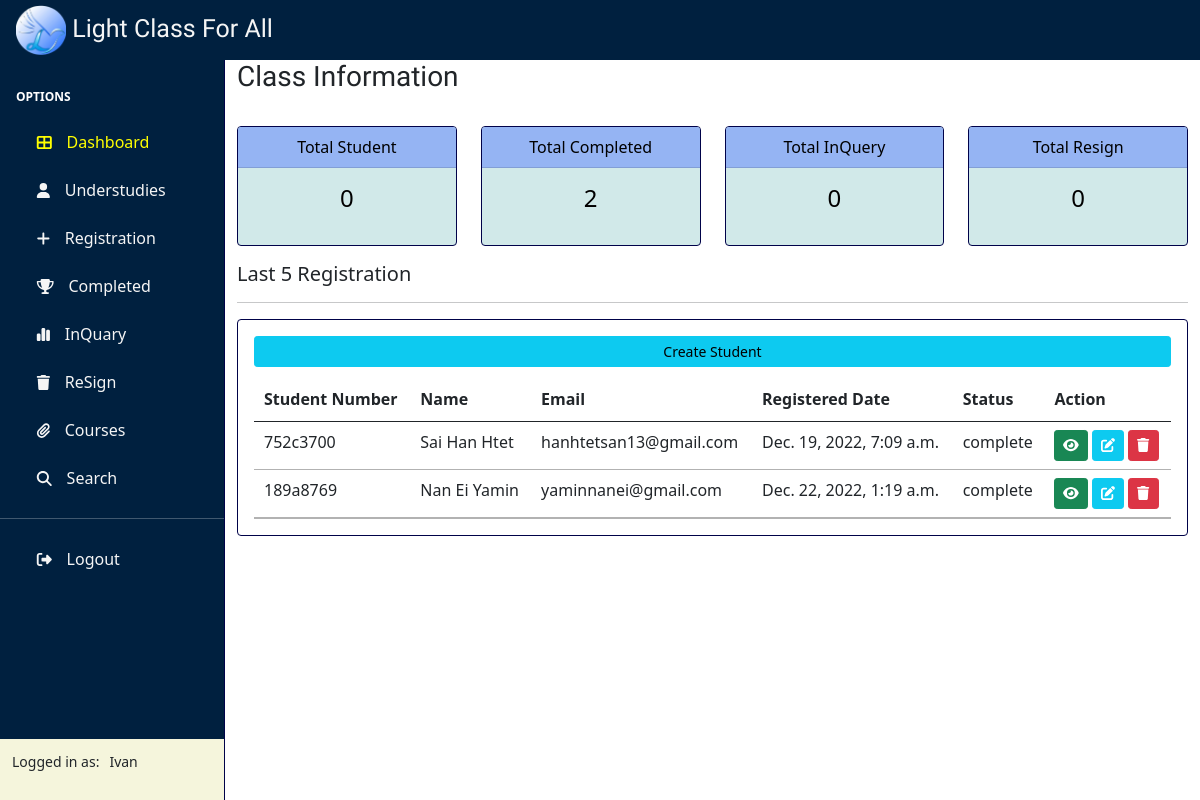
The app's page / (signed in) with its own data.
### Class/models.py (models this page shows, shortened)
class Student(models.Model):
    STATUS = (
        ('understudies','understudies'),
        ('complete','complete'),
        ('resign','resign'),
    )
    roll_id = models.CharField(max_length=10, unique=True)
    status = models.CharField(max_length=100,
                                choices=STATUS,
                                default='understudies')
    student = NameField(max_length=50,null=True)
    guardian = NameField(max_length=50,null=True)
    phone = models.CharField(max_length=50,null=True)
    guardian_ph = models.CharField(max_length=50,null=True)
    email = models.EmailField(null=True)
    address = models.CharField(max_length=50,null=True)
    subjects = models.ManyToManyField(Subject)
    course = models.ForeignKey(Course,null=True,on_delete=models.SET_NULL)
    date_created = models.DateTimeField(auto_now_add=True,null=True)
    class Meta:
        db_table = 'STUDENT'

### Class/views.py (the view)
# urls.py: path('',views.dashboard,name='Home'),
@login_required(login_url='Login')
def dashboard(request):
    student = Student.objects.all()
    lastStudent = Student.objects.order_by('-date_created').reverse()[:5]
    total_student = student.filter(status="understudies").count()
    total_complete = student.filter(status="complete").count()
    total_resign = student.filter(status="resign").count()
    inquery = Query.objects.all().count()
    context={
            'student': student,
            'total_student': total_student,
            'total_complete': total_complete,
            'total_resign': total_resign,
            'total_inquery': inquery,
            'last':lastStudent
    }
    return render(request,'Class/dashboard.html',context)

### templates/class/dashboard.html
{% extends 'Class/base.html' %}
{% block content %}
{% include 'Class/status.html' %}
<div class="row">
    <div class="col">
        <h5>Last 5 Registration</h5>
        <hr>
        <div class="card card-body">
            <a href="{% url 'Register' %}" class="btn btn-info btn-sm btn-block text-black">Create Student</a>
            {% if last %}
            <div class="table-responsive">
                <table class="table table-hover display-five">
                    <thead>
                        <tr>
                            <th>Student Number</th>
                            <th>Name</th>
                            <th>Email</th>
                            <th>Registered Date</th>
                            <th>Status</th>
                            <th>Action</th>
                        </tr>
                    </thead>
                    <tbody>
                        {% for student in last %}
                        <tr>
                            <td>{{student.roll_id}}</td>
                            <td style="text-transform: capitalize;">{{student.student}}</td>
                            <td>{{student.email}}</td>
                            <td>{{student.date_created}}</td>
                            <td>{{student.status}}</td>
                            <td><a href="{% url 'StudentInfo' student.id %}" class="btn btn-sm btn-success .origin text-white"><i class="fa-solid fa-eye"></i></a>
                                <a href="{% url 'UpdateStudent' student.id %}" class="btn btn-sm btn-info .origin text-white"><i class="fa-solid fa-pen-to-square"></i></a>
                                <a href="{% url 'DeleteStudent' student.id %}" class="btn btn-sm btn-danger .origin text-white"><i class="fa-solid fa-trash sb-nav-link-icon"></i></a>
                            </td>
                        </tr>
                        {% endfor %}
                    </tbody>
                </table>
            </div>
            {% else %}
            <h5>No Student Records</h5>
            {% endif %}
        </div>
    </div>
</div>
{% endblock content %}

### templates/class/sidebar.html
{% load static %}
<div class="sidebar" id="layoutSidenav_nav">
    <nav class="sb-sidenav" id="sidenavAccordion">
        <div class="sb-sidenav-menu">
            <div class="nav">
                <div class="sb-sidenav-menu-heading">Options</div>
                {% url 'Home' as dashboard_url %}
                <a class="nav-link  {% if request.path == dashboard_url %}active{% endif %}" href="{{dashboard_url}}">
                    <i class="fa-solid fa-table-cells-large sb-nav-link-icon"></i>
                    <span>Dashboard</span>
                </a>
                {% url 'Student' as student_url %}
                <a class="nav-link  {% if request.path == student_url %}active{% endif %}" href="{{student_url}}">
                    <i class="fa-solid fa-user sb-nav-link-icon"></i>
                    <span>understudies</span>
                </a>
                {% url 'Register' as register_url %}
                <a class="nav-link  {% if request.path == register_url %}active{% endif %}" href="{{register_url}}">
                    <i class="fa-solid fa-plus sb-nav-link-icon"></i>
                    <span>Registration</span>
                </a>
                {% url 'Completed' as complete_url %}
                <a class="nav-link  {% if request.path == complete_url %}active{% endif %}" href="{{complete_url}}">
                    <i class="fa-solid fa-trophy sb-nav-link-icon"></i>
                    <span>Completed</span>
                </a>
                {% url 'InQuery' as inquery_url %}
                <a class="nav-link  {% if request.path == inquery_url %}active{% endif %}" href="{{inquery_url}}">
                    <i class="fa-solid fa-chart-simple sb-nav-link-icon"></i>
                    <span>InQuary</span>
                </a>
                {% url 'Dropout' as dropout_url %}
                <a class="nav-link  {% if request.path == dropout_url %}active{% endif %}" href="{{dropout_url}}">
                    <i class="fa-solid fa-trash sb-nav-link-icon"></i>
                    <span>ReSign</span>
                </a>
                {% url 'Course' as course_url %}
                <a class="nav-link  {% if request.path == course_url %}active{% endif %}" href="{{course_url}}">
                    <i class="fa-solid fa-paperclip sb-nav-link-icon"></i>
                    <span>Courses</span>
                </a>
                {% url 'Search' as search_url %}
                <a class="nav-link  {% if request.path == search_url %}active{% endif %}" href="{{search_url}}">
                    <i class="fa-solid fa-search sb-nav-link-icon"></i>
                    <span>Search</span>
                </a>
                <hr>
                <a class="nav-link" href="{% url 'Logout' %}">
                    <i class="fa-solid fa-right-from-bracket sb-nav-link-icon"></i>
                    <span>Logout</span>
                </a>
            </div>
        </div>
        <div class="sb-sidenav-footer d-flex" style="background-color: beige;">
            <div class="small">Logged in as:
                {% if user.is_authenticated %}
                    <p style="text-transform: capitalize;float:right;margin-left: 10px;">{{ user.get_username }}</p>
                {% else %}
                    {% url 'Login' %}
                {% endif %}
            </div>
            </div>
    </nav>
</div>

### static/css/style.css (style rules this page uses)
:root { --yale-blue: #0F4392; --tart-orange: #FF4949; --cetacean-blue: #000249; --max-red: #DD1717; --btn-danger: var(--tart-orange); --btn-dead: var(--max-red); --btn-primary: var(--yale-blue); --bg-active: #ff4949; --primary-nav: #317773; }
#layoutSidenav_nav { flex-basis: 225px; flex-shrink: 0; transition: transform 0.15s ease-in-out; position: relative; top: 0; height: 100%; }
#layoutSidenav_nav { width: 225px; background-color: #00203FFF; border-right: 1.3px solid #000249; }
.sb-sidenav { padding-top: 0px; display: flex; flex-direction: column; height: 100%; flex-wrap: nowrap; }
.sb-sidenav .sb-sidenav-menu { overflow-y: auto; flex-grow: 1; height: 100%; }
.sb-sidenav .sb-sidenav-menu .nav { flex-direction: column; flex-wrap: nowrap; }
.sb-sidenav .sb-sidenav-menu .nav .sb-sidenav-menu-heading { padding: 1.75rem 1rem 0.75rem; font-size: 0.75rem; color: white; font-weight: bolder; text-transform: uppercase; }
.sb-sidenav .sb-sidenav-menu .nav .nav-link { display: flex; align-items: center; padding-top: 0.75rem; text-align: center; padding-bottom: 0.75rem; position: relative; color: whitesmoke; }
.nav-link .sb-nav-link-icon { color: whitesmoke !important; padding-left: 1.3rem; padding-right: 0.3rem; margin: 0; font-size: 15px; }
.nav-link span { text-transform: capitalize; margin-left: 10px; }
.nav a.active span,.nav a.active .sb-nav-link-icon { color: yellow !important; }
.sb-sidenav hr { color:white }
.sb-sidenav .sb-sidenav-footer { padding: 0.75rem; flex-shrink: 0; background-color: lightblue; }
.card { border: 1px solid #000249; }
.table-responsive { margin-top: 10px; }

### records on screen
Student: roll_id "752c3700", student "Sai Han Htet", email "hanhtetsan13@gmail.com", date_created "Dec. 19, 2022, 7:09 a.m.", status "complete"
Student: roll_id "189a8769", student "Nan Ei Yamin", email "yaminnanei@gmail.com", date_created "Dec. 22, 2022, 1:19 a.m.", status "complete"

### other values on screen
{{ user.get_username }} "Ivan"
{{ total_student }} "0"
{{ total_complete }} "2"
{{ total_inquery }} "0"
{{ total_resign }} "0"
